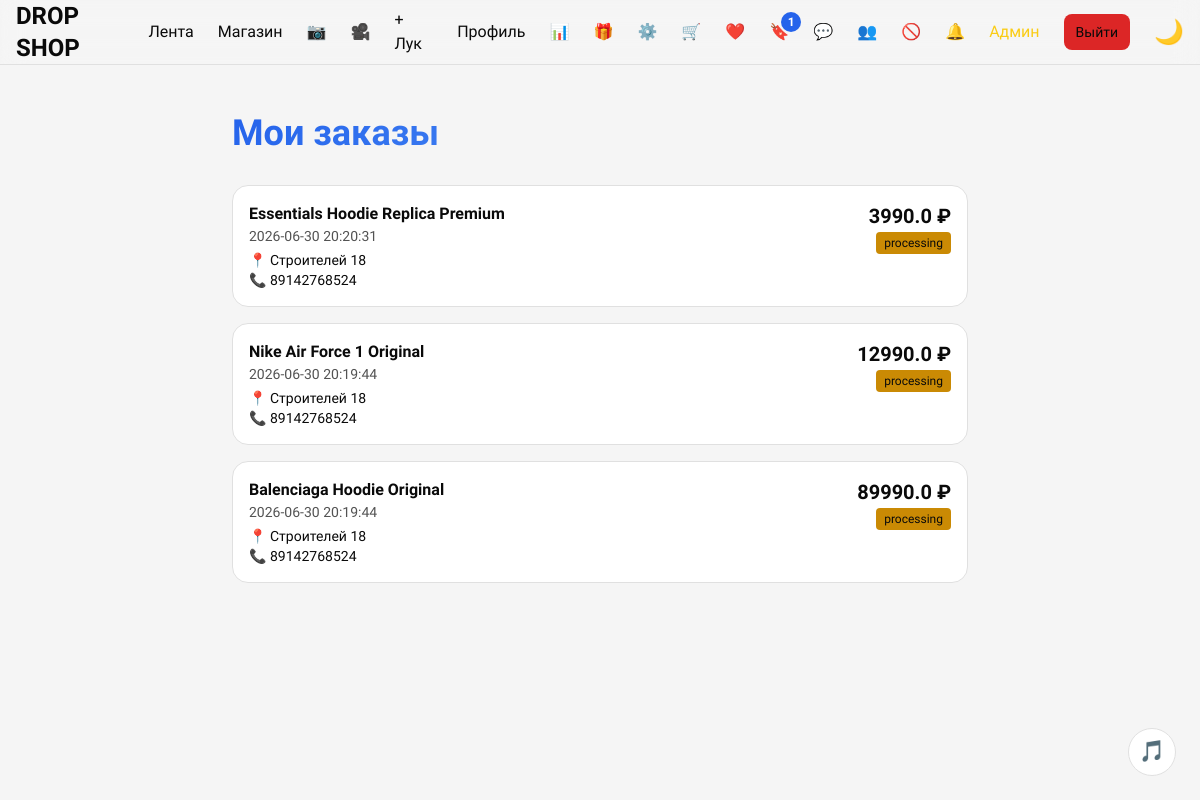
/orders (signed in), run on the app's committed database.
### tables this page shows
CREATE TABLE orders (
            id INTEGER PRIMARY KEY AUTOINCREMENT,
            user_id INTEGER NOT NULL,
            product_id INTEGER NOT NULL,
            group_purchase_id INTEGER,
            final_price REAL NOT NULL,
            status TEXT DEFAULT 'pending',
            address TEXT,
            contact TEXT,
            comment TEXT,
            created_at TIMESTAMP DEFAULT CURRENT_TIMESTAMP
        );

CREATE TABLE products (
            id INTEGER PRIMARY KEY AUTOINCREMENT,
            name TEXT NOT NULL,
            type TEXT NOT NULL,
            price REAL NOT NULL,
            stock INTEGER DEFAULT 0,
            description TEXT,
            image_url TEXT,
            video_url TEXT,
            sizes TEXT
        );

### app.py (the view)
@app.route('/orders')
def orders():
    if 'user_id' not in session:
        return redirect('/login')
    conn = get_db()
    orders = conn.execute("""
        SELECT orders.*, products.name
        FROM orders JOIN products ON orders.product_id = products.id
        WHERE orders.user_id=? AND orders.group_purchase_id IS NULL
        ORDER BY orders.created_at DESC
    """, (session['user_id'],)).fetchall()
    conn.close()
    return render_template('orders.html', orders=orders)

### app.py (called while the page is built)
@app.context_processor
def inject_notification_count():
    if 'user_id' in session:
        conn = get_db()
        count = conn.execute("SELECT COUNT(*) FROM notifications WHERE user_id=? AND is_read=0",
                             (session['user_id'],)).fetchone()[0]
        conn.close()
        return {'unread_notifications': count}
    return {'unread_notifications': 0}

@app.context_processor
def inject_cart_count():
    if 'user_id' in session:
        conn = get_db()
        count = conn.execute("SELECT COUNT(*) FROM cart_items WHERE user_id=?",
                             (session['user_id'],)).fetchone()[0]
        conn.close()
        return {'cart_count': count}
    return {'cart_count': 0}

@app.context_processor
def inject_wishlist_count():
    if 'user_id' in session:
        conn = get_db()
        count = conn.execute("SELECT COUNT(*) FROM wishlist WHERE user_id=?",
                             (session['user_id'],)).fetchone()[0]
        conn.close()
        return {'wishlist_count': count}
    return {'wishlist_count': 0}

@app.context_processor
def inject_bookmarks_count():
    if 'user_id' in session:
        conn = get_db()
        count = conn.execute("SELECT COUNT(*) FROM post_bookmarks WHERE user_id=?",
                             (session['user_id'],)).fetchone()[0]
        conn.close()
        return {'bookmarks_count': count}
    return {'bookmarks_count': 0}

### templates/orders.html (shortened to what this page needs)
{% extends "base.html" %}
{% block content %}
<div class="max-w-3xl mx-auto px-4 py-12">
    <h1 class="text-4xl font-black mb-8 gradient-text">Мои заказы</h1>
    {% for order in orders %}
    <div class="card-hover rounded-2xl p-4 mb-4" style="background: var(--card-bg); border: 1px solid var(--border);">
        <div class="flex justify-between items-start">
            <div>
                <p class="font-bold">{{ order.name }}</p>
                <p class="text-sm opacity-70">{{ order.created_at }}</p>
                {% if order.address %}
                <p class="text-sm mt-1">📍 {{ order.address }}</p>
                {% endif %}
                {% if order.contact %}
                <p class="text-sm">📞 {{ order.contact }}</p>
                {% endif %}
            </div>
            <div class="text-right">
                <p class="text-xl font-bold">{{ order.final_price }} ₽</p>
                <span class="text-xs px-2 py-1 rounded {% if order.status == 'completed' %}bg-green-600{% elif order.status == 'processing' %}bg-yellow-600{% else %}bg-gray-600{% endif %}">
                    {{ order.status }}
                </span>
            </div>
        </div>
    </div>
    {% endfor %}
</div>
{% endblock %}

### templates/base.html (style rules this page uses)
:root { --bg: #0a0a0a; --text: #ffffff; --accent: #3B82F6; --card-bg: #111111; --border: #2a2a2a; }
[data-theme="light"] { --bg: #f5f5f5; --text: #0a0a0a; --accent: #2563EB; --card-bg: #ffffff; --border: #e0e0e0; }
body { font-family: 'Unbounded', sans-serif; background: var(--bg); color: var(--text); transition: background 0.4s, color 0.4s; padding-bottom: 80px; }
@media (min-width: 768px) { body { padding-bottom: 0; } }
.card-hover { transition: all 0.4s cubic-bezier(0.23, 1, 0.32, 1); transform-style: preserve-3d; perspective: 1000px; background: var(--card-bg); border: 1px solid var(--border); }
.gradient-text { background: linear-gradient(135deg, var(--accent), #60A5FA); -webkit-background-clip: text; -webkit-text-fill-color: transparent; }

### data on the page
orders: name "Essentials Hoodie Replica Premium", created_at "2026-06-30 20:20:31", address "Строителей 18", contact "89142768524", final_price "3990.0", status "processing"
orders: name "Nike Air Force 1 Original", created_at "2026-06-30 20:19:44", address "Строителей 18", contact "89142768524", final_price "12990.0", status "processing"
orders: name "Balenciaga Hoodie Original", created_at "2026-06-30 20:19:44", address "Строителей 18", contact "89142768524", final_price "89990.0", status "processing"

### other printed values
{{ bookmarks_count }} "1"
